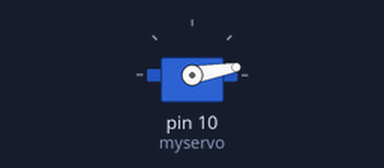
Recording of a sketch running on a simulated Arduino Uno, built with avr-gcc and run on an emulated ATmega328P. On the bench: servo.

Above: at 0.05 s.
At 3.75 s:
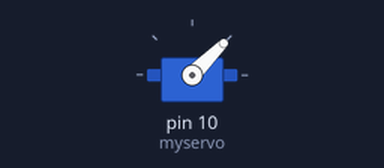
At 7.45 s:
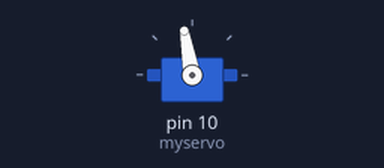
At 14.95 s:
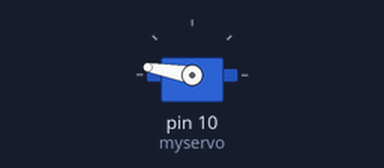
Timing chart, 0 to 19.5 s (numbered marks = the images above):
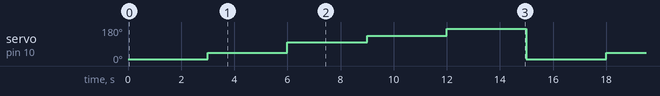

Measured:
- by itself, servo on pin 10 (myservo): repeats every 15.0 s: 100° 3.0 s, 135° 3.0 s, 170° 3.0 s, 10° 3.0 s, 45° 3.0 s

The sketch:

Day3-Servomotorcontrol.ino
```cpp
#include <Servo.h>

Servo myservo;  // create servo object to control a servo
// twelve servo objects can be created on most boards


void setup() {
  myservo.attach(10);  // attaches the servo on pin 10 to the servo object

}

void loop() {
    myservo.write(10);              // tell servo to go to position in variable 'pos'
    delay(3000);                       // waits 15ms for the servo to reach the position
    myservo.write(45);
    delay(3000);
    myservo.write(100);
    delay(3000);
    myservo.write(135);
    delay(3000);
    myservo.write(170);              // tell servo to go to position in variable 'pos'
    delay(3000);                       // waits 15ms for the servo to reach the position
}
```
